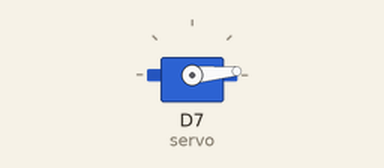
Simulated run of this sketch. Board: ESP8266 (NodeMCU). On the bench: servo.

Above: at 0.05 s.
At 0.85 s:
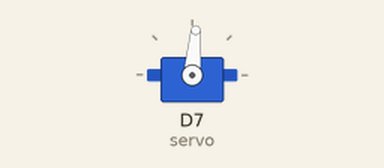
At 1.7 s:
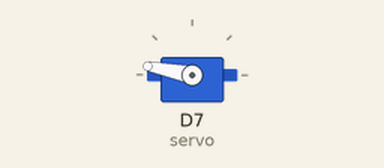
At 3.4 s:
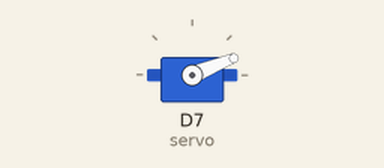
Timing chart, 0 to 8.3 s (numbered marks = the images above):
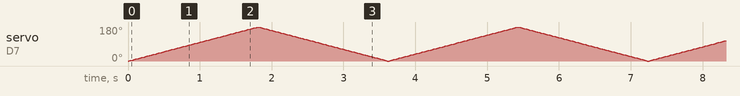

The sketch:

SERVO_MOTOR.ino
```cpp
#include <Servo.h>

Servo servo;  // create servo object to control a servo

int pos = 0;    // variable to store the servo position

void setup() {
  servo.attach(D7);  // attaches the servo on pin D7 to the servo object
}

void loop() {
  for (pos = 0; pos <= 180; pos += 1) { // rotate from 0 degrees to 180 degrees
    // in steps of 1 degree
    servo.write(pos);                   // tell servo to go to position in variable 'pos'
    delay(10);                          // waits 10ms for the servo to reach the position
  }

  for (pos = 180; pos >= 0; pos -= 1) { // rotate from 180 degrees to 0 degrees
    servo.write(pos);                   // tell servo to go to position in variable 'pos'
    delay(10);                          // waits 10ms for the servo to reach the position
  }
}
```
